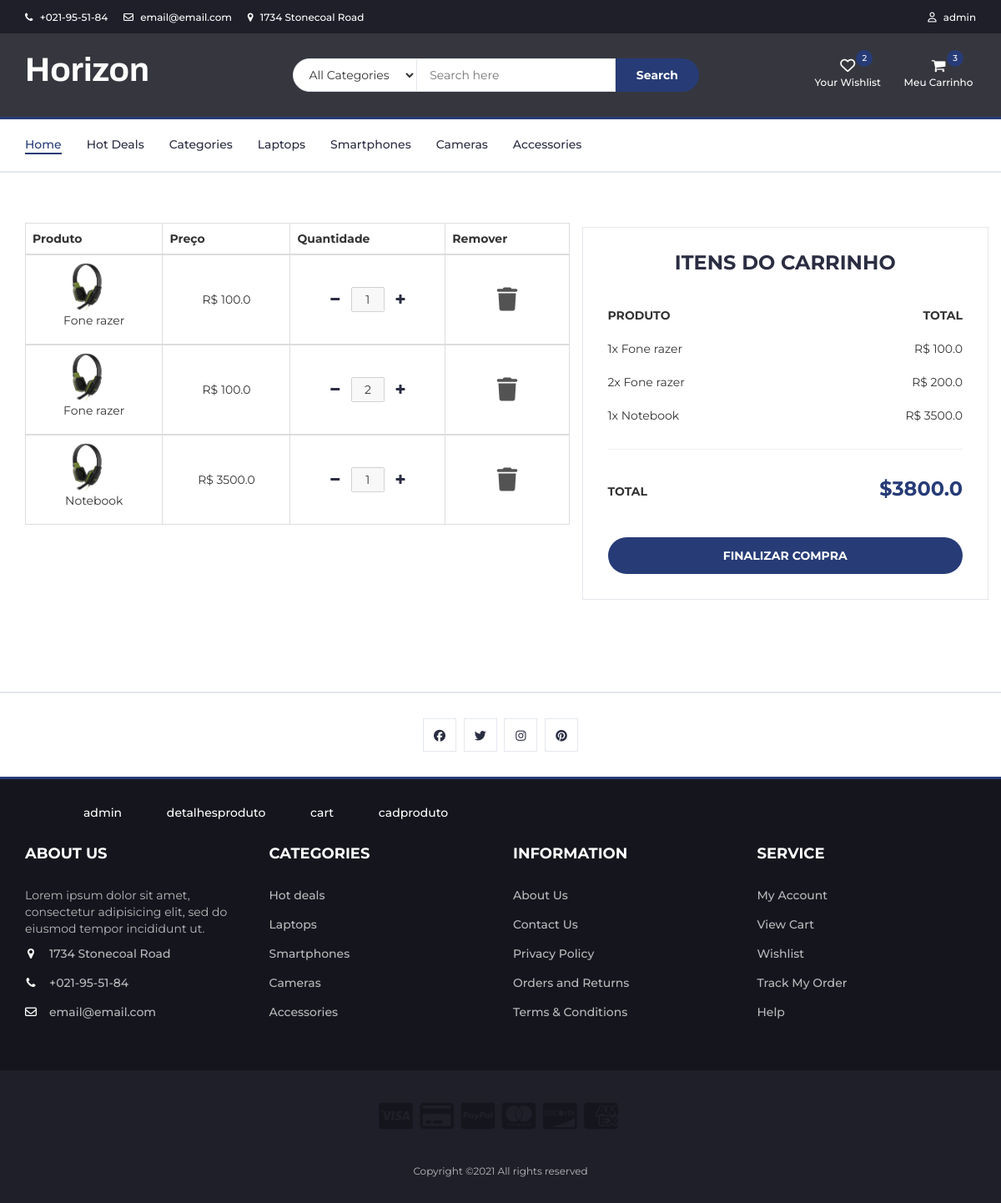
Page /exibecarrinho (signed in) on the earlier database version.
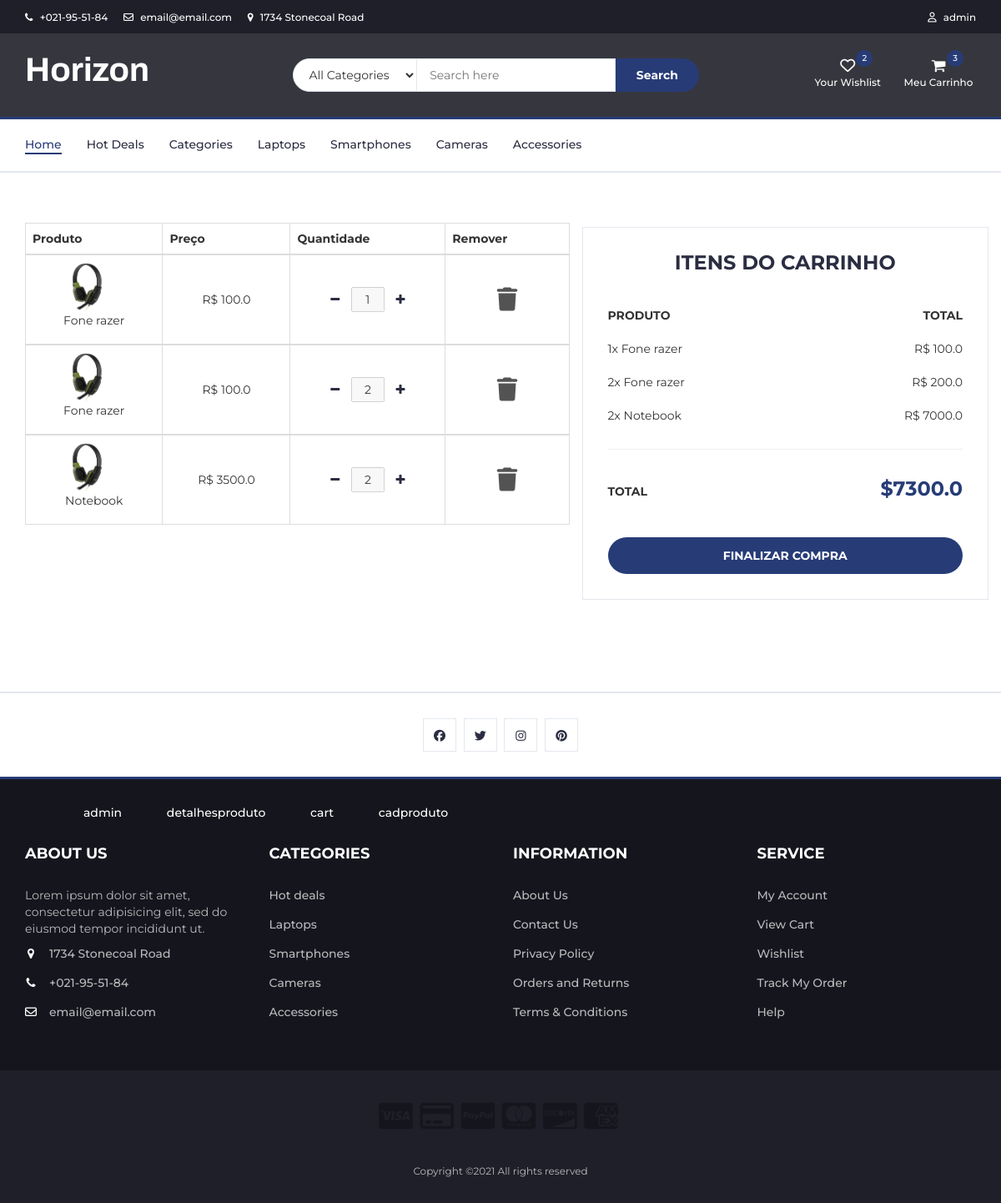
Same page on the later database version.
### ecommerce/models.py (models this page shows, shortened)
class Carrinho (models.Model):
    cliente = models.ForeignKey('Clientes',on_delete=models.CASCADE)
    produto = models.ForeignKey('Produtos',on_delete=models.CASCADE)
    quantidade = models.IntegerField()
    created_at = models.DateTimeField(auto_now_add=True)
    updated_at = models.DateTimeField(auto_now=True)

class Produtos(models.Model):
    nome = models.CharField(max_length=255,null=False,blank=False)
    preco = models.FloatField(null=False,blank=False)
    preco_desconto = models.FloatField()
    percentual_desconto = models.IntegerField()
    categoria = models.ForeignKey('Categorias',on_delete=models.CASCADE)
    descricao = models.TextField(null=True)
    especificacoes = models.TextField(null=False,blank=True)
    quantidade_estoque = models.IntegerField(null=False,blank=False)
    quantidade_vendida = models.IntegerField(blank=True,null=True)
    cor = models.ManyToManyField('Cores')
    imagem = models.ImageField(null=True,blank=True, upload_to="images/")
    created_at = models.DateTimeField(auto_now_add=True)
    updated_at = models.DateTimeField(auto_now=True)

### ecommerce/views.py (the view)
# urls.py: path('exibecarrinho',views.exibecarrinho),
def exibecarrinho(request):
    cli = get_object_or_404(Clientes,usuario = request.user.id)
    carrinho = Carrinho.objects.filter(cliente = cli.id)
    produtos = []
    total = 0
    for item in carrinho:
        obj = []
        obj.append(item.quantidade)
        obj.append(item.produto.nome)
        obj.append(item.quantidade * item.produto.preco)
        produtos.append(obj)
        total += (item.quantidade * item.produto.preco)
    print(produtos)
    return render(request,'ecommerce/cart.html',{'carrinho':carrinho,'produtos':produtos,'total':total})

### ecommerce/templates/ecommerce/cart.html (shortened to what this page needs)
{% extends 'base.html' %}
{% load static %}
{% block content %}
		<div class="section">
			<div class="container">
				<div class="row">
					<div class="col-md-7">
                        <div class="cart-page-inner">
                            <div class="table-responsive">
                                <table class="table table-bordered">
                                    <thead class="thead-dark">
                                        <tr>
                                            <th>Produto</th>
                                            <th>Preço</th>
                                            <th>Quantidade</th>
                                            <th>Remover</th>
                                        </tr>
                                    </thead>
									{% for item in carrinho %}
										<tbody class="align-middle">
											<tr class="carttr">
												<td style="vertical-align: middle;">
													<div class="img">
														<a href="#"><img class="imgcart" src="{% static 'img/razer.jpg' %}" alt="Image"></a>
														<p>{{item.produto.nome}}</p>
													</div>
												</td>
												<td style="vertical-align: middle;">R$ {{item.produto.preco}}</td>
												<td style="vertical-align: middle;">
													<div class="row">
														<a href="/subtraiitemcarrinho/{{item.id}}" class="margembtn"><i class="fa fa-minus"></i></a>
														<input class= "inputcart" type="text" value="{{item.quantidade}}" style="text-align: center;" disabled="">
														<a href="/acrescentaitemcarrinho/{{item.id}}" class="margembtn"><i class="fa fa-plus"></i></a>
													</div>
												</td>
												<td style="vertical-align: middle;"><span><a href="/deletaitemdocarrinho/{{item.id}}"><i style="color: rgb(84, 83, 83);" class="fas fa-trash fa-2x"></i></a></span></td>
											</tr>
										</tbody>
									{% endfor %}
                                </table>
                            </div>
                        </div>
					</div>
					<br>
					<div class="col-md-5 order-details">
						<div class="section-title text-center">
							<h3 class="title">Itens do Carrinho</h3>
						</div>
						<div class="order-summary">
							<div class="order-col">
								<div><strong>PRODUTO</strong></div>
								<div><strong>TOTAL</strong></div>
							</div>
							<div class="order-products">
								{% for produto in produtos %}
									<div class="order-col">
										<div>{{produto.0}}x {{produto.1}}</div>
										<div>R$ {{produto.2}}</div>
									</div>
								{% endfor %}
							</div>
                            <hr>
							<div class="order-col">
								<div><strong>TOTAL</strong></div>
								<div><strong class="order-total">${{total}}</strong></div>
							</div>
						</div>
						<a href="#" class="primary-btn order-submit">Finalizar Compra</a>
					</div>
				</div>
			</div>
		</div>
    {% endblock %}

Differences in the rows shown:
changed Carrinho "Notebook": quantidade "1" → "2"
Other differences:
{{ total }}: "3800.0" → "7300.0"
new list line: "2 x R$ 7000.0"
new list line: "Notebook"
list line gone: "1 x R$ 3500.0"
list line gone: "Notebook"
